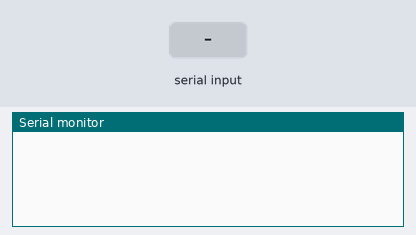
The sketch below on a simulated Arduino Uno, built with avr-gcc and run on an emulated ATmega328P. On the bench: the last lines printed to the serial monitor. Inputs (shaded band) come from the test bench.

Above: at 1.2 s.
1.3 s: "90,45\n" received over Serial
At 2.0 s:
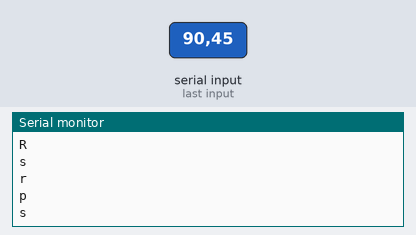
2.8 s: "30,150\n" received over Serial
At 3.3 s:
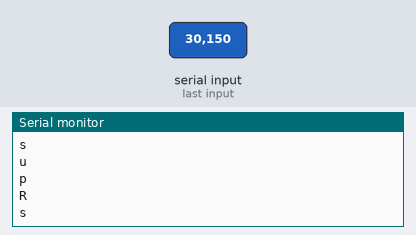

Measured:
- after the input at 1.3 s, the serial monitor: prints a new line at once (image 1)
- after the input at 2.8 s, the serial monitor: prints a new line at once (image 2)

The sketch:

meshSolver.ino
```cpp
#include "path.h"

path* p;
char decision = 'u';

void setup() {
  // put your setup code here, to run once:
  Serial.begin(9600);
  p = new path();
}
void loop() {
 if(Serial.available()){ Serial.println(p->action((int)Serial.read()-'0'));}


/* decision = p->action(detect());

 if(decision == 'u'){
   forward();
 }else if(decision == 'p'){
   park();
 }else if(decision == 'R'){
   fullTurn();
 }else if(decision == 'l'){
   turnLeft();
 }else if(decision == 'r'){
   turnRight();
 }else {
   stp();
 }*/
}

void forward(){
  Serial.println('u');
}
void park(){
  Serial.println('p');
}
void stp(){
  Serial.println('s');
}
void turnLeft(){
  Serial.println('l');
}
void turnRight(){
  Serial.println('r');
}
void fullTurn(){
  Serial.println('R');
}
int detect(){
  return (int)Serial.read()-'0';
  return 0;
}
```

junction.h
```cpp
// (licence header left out)
#include <arduino.h>
class junction{
private:
    bool l=0,u=0,r=0;
    char turn = 'n';
    char ft[3];
public:
    junction* prev = NULL;
    junction* next = NULL;
    junction(bool L,bool U,bool R);
    char* nextTurn();
};

junction::junction(bool L,bool U,bool R){
    l =L,u=U,r=R;
};

char* junction::nextTurn(){
    ft[0] = turn;
    if(r==true){
        r=false;
        turn = 'r';
        ft[1] = 'r';
    }else if (u == true){
        u = false;
        turn = 'u';
        ft[1] = 'u';
    }else if (l == true){
        l = false;
        turn = 'l';
        ft[1] = 'l';
    }else{
        ft[1] = 'd';
    }
    return ft;
}
```

path.h
```cpp
// (licence header left out)
// 0)EOP    1) |    2) |    3)-|-   4) |    5)DESTINATION  6)No_Obstacles
//            -|       |-      |      -|-
//             |       |       |       |
//

#include "junction.h"

#include <arduino.h>
class path{
private:
    junction* head = NULL;
    junction* tail = NULL;
    junction* tmp = NULL;
    int count  = 0;
    char ctmp = 'n';
    char* c;
    bool rturn = false;
public:
    path();
    void add(bool L,bool U,bool R);
    junction* pop();
    char next_turn();
    char action(int place);
};

path::path(){
    count = 0;
};

void path::add(bool L, bool U, bool R){
    if(count==0){
        head = new junction(L,U,R);
        tail = head;
    }else{
        tmp = new junction(L,U,R);
        tmp->prev = head;
        head->next = tmp;
        head = tmp;
    }
    count+=1;
};

junction* path::pop(){
    if(count>0){
        tmp = head;
        if(count>1){
            head = head->prev;
            head->next = NULL;
            tmp->prev = NULL;
        }
        count-=1;
        return tmp;
    }else{
        return NULL;
    }
}

char path::next_turn(){
    c = head->nextTurn();
    //std::cout <<c[0]; std::cout << ' '; std::cout <<c[1]; std::cout << '\n';
    if(c[0]=='n'){
        ctmp = c[1];
    }else if (c[0]=='u'){
        if (c[1]=='l') {
            ctmp ='r';
        }else if (c[1]=='d'){
            ctmp ='u';
            rturn = true;
            pop();
        }
    }else if (c[0]=='r'){
        if (c[1]=='u') {
            ctmp ='r';
        }else if (c[1]=='l'){
            ctmp ='u';
        }
    }else if (c[0]=='l' && c[1]=='d'){
        ctmp ='r';
        rturn = true;
        pop();
    }
    return ctmp;
}

char path::action(int place){       //R-return u-up l-left r-right p-park
    if(place == 0){
        return 'R';
        rturn = true;
    }else if (place == 1){
        if(rturn){
            return next_turn();
        }else{
            rturn = false;
            add(true, true, false);
            return next_turn();
        }
    }else if (place == 2){
        if(rturn){
            return next_turn();
        }else{
            rturn = false;
            add(false, true, true);
            return next_turn();
        }
    }else if (place == 3){
        if(rturn){
            return next_turn();
        }else{
            rturn = false;
            add(true, false, true);
            return next_turn();
        }
    }else if (place == 4){
        if(rturn){
            return next_turn();
        }else{
            rturn = false;
            add(true, true, true);
            return next_turn();
        }
    }else if (place == 5){
        return 'p';
    }else if(place == 6){
        return 'u';
    }
    return 's';
}
```
